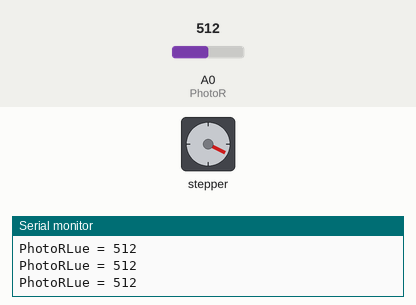
Recording of a sketch running on a simulated Arduino Uno, built with avr-gcc and run on an emulated ATmega328P. On the bench: stepper motor, the last lines printed to the serial monitor. The test bench sets the inputs (shaded band); at power-on: A0 (PhotoR) = 512. Stepper angles assume 3072 steps per turn.

Above: at 3.9 s.
4.0 s: A0 (PhotoR) set to 530
At 6.8 s:
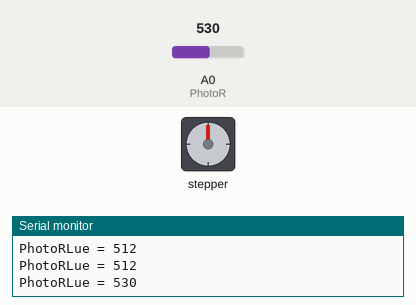
7.0 s: A0 (PhotoR) set to 511
At 7.99 s:
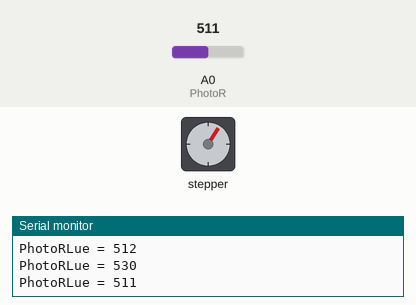
10.0 s: A0 (PhotoR) set to 716
At 10.87 s:
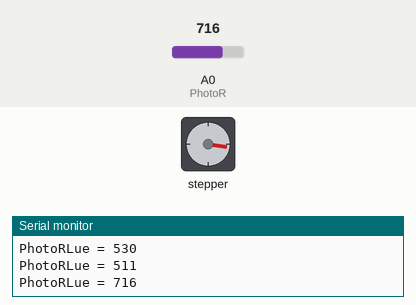
Timing chart, 0 to 14.1 s (numbered marks = the images above; inputs shaded):
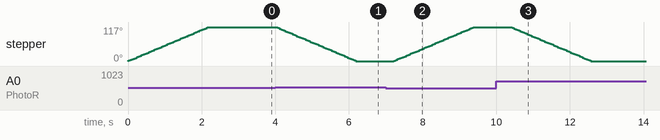

Measured:
- the behaviour switches between 520 and 521 on A0 (PhotoR) (found by bisection; images 0 and 1)
- after the input at 4.0 s, stepper: turns 117° counter-clockwise in 2.2 s, starting at once
- after the input at 7.0 s, stepper: turns 117° clockwise in 2.2 s, starting after 0.21 s
- after the input at 10.0 s, stepper: turns 117° counter-clockwise in 2.2 s, starting after 0.40 s
- by itself, stepper: turns 117° clockwise in 2.2 s

The sketch:

sketch_aug05b.ino
```cpp
#include <Stepper.h>
int PhotoR = A0;
int nombredepas = 48*64;
bool porte_en_haut = true;
bool porte_en_bas = false;

Stepper monMoteur(nombredepas,9,11,10,6);

int PhotoRLue;

void setup() {
  Serial.begin(9600);
  monMoteur.setSpeed(9);
  pinMode(PhotoR, INPUT);
}

void loop() {
  PhotoRLue = analogRead(PhotoR);
  Serial.print("PhotoRLue = ");
  Serial.print(PhotoRLue);
    //on saute une ligne entre deux affichages
  Serial.println();

  if (PhotoRLue < 520 && porte_en_haut) {
    monMoteur.step(1000);
    delay(1000);
    porte_en_haut = false;
    porte_en_bas = true;
  }

  if (PhotoRLue > 520 && porte_en_bas) {
    monMoteur.step(-1000);
    delay(1000);
    porte_en_haut = true;
    porte_en_bas = false;
  }
}
```
